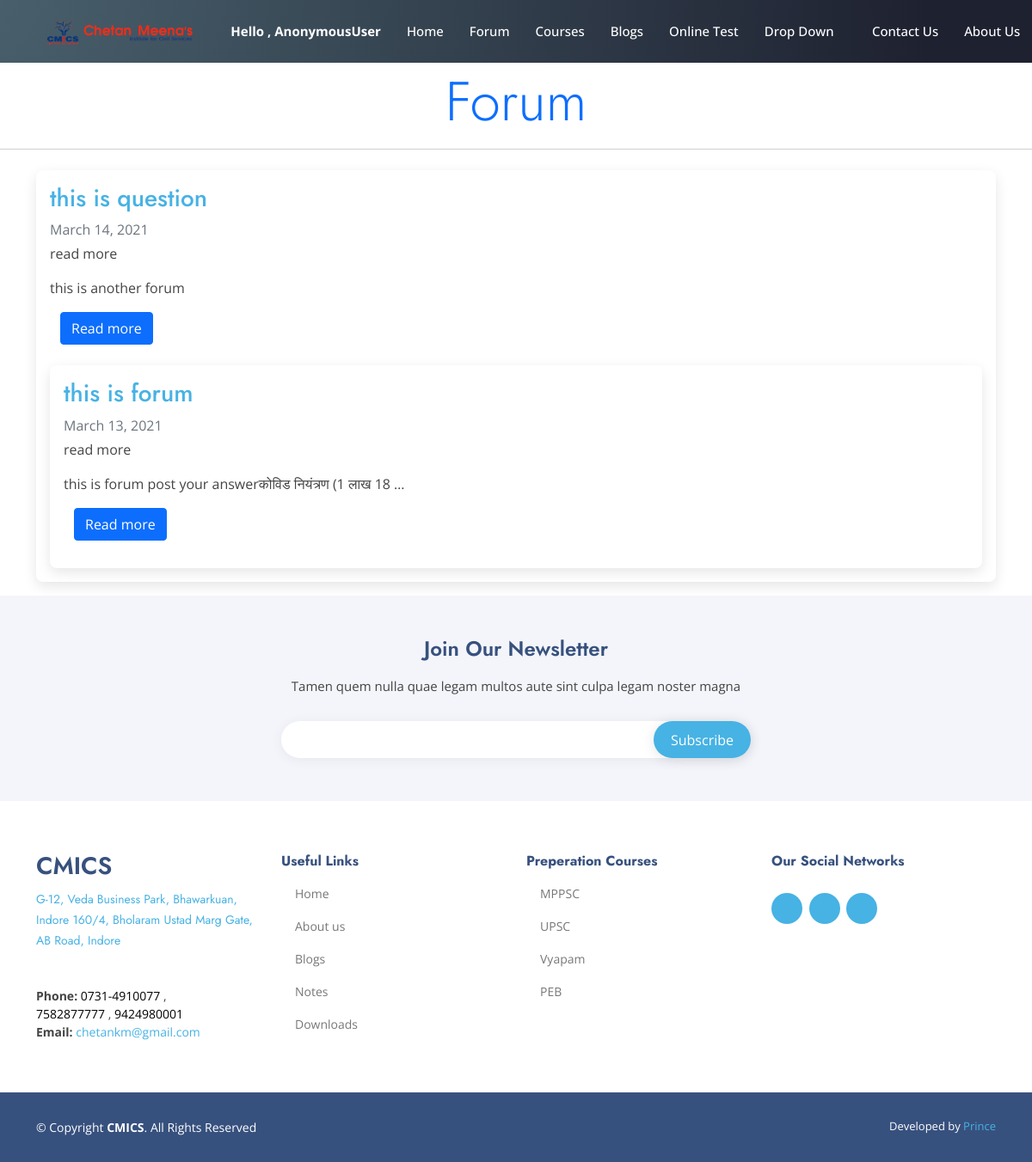
Page /forum on the earlier database version.
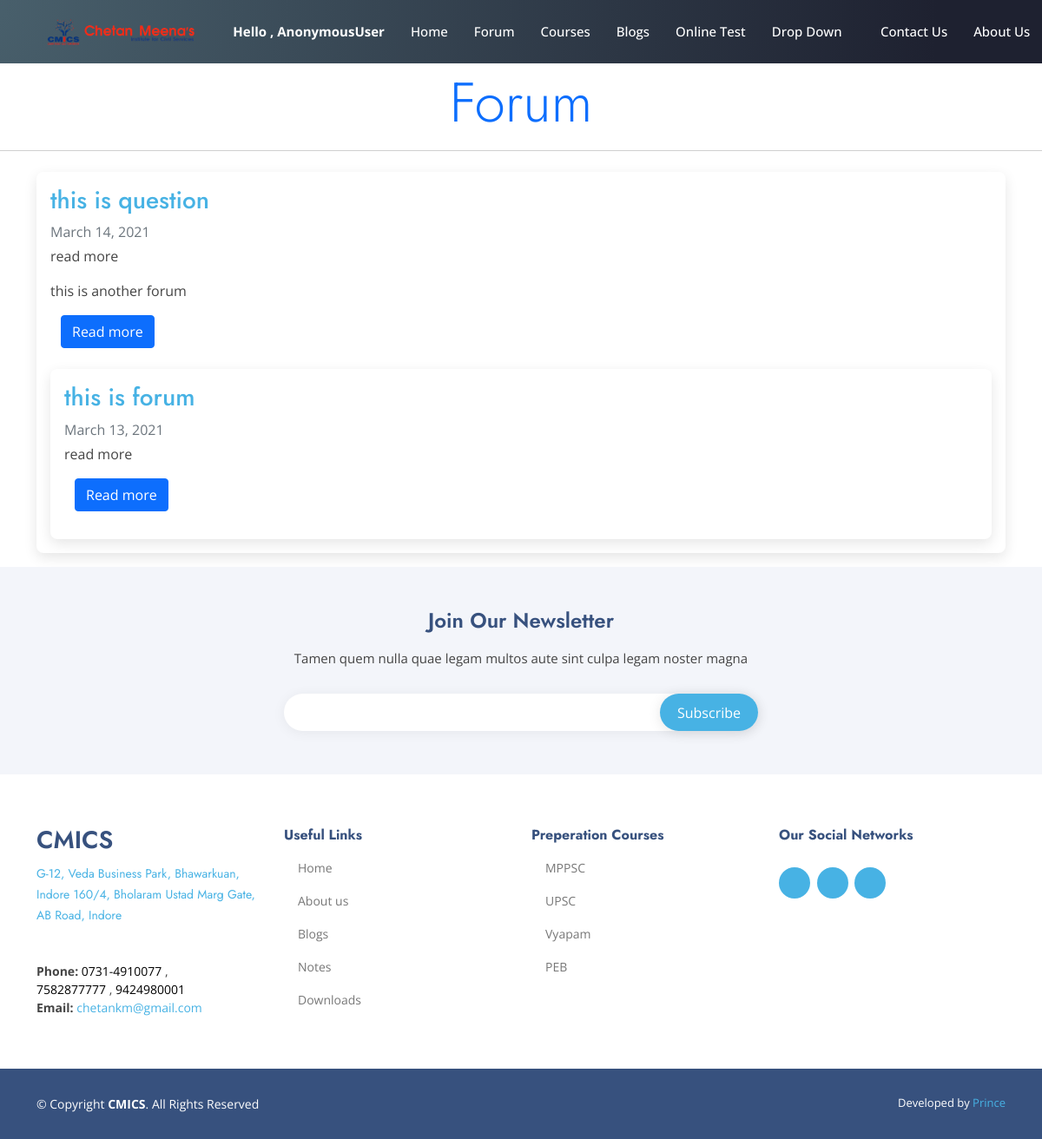
Same page on the later database version.
### blog/models.py (models this page shows, shortened)
class forum(models.Model):
    title = models.CharField(max_length=100)
    content = RichTextUploadingField(null=True,blank=True)
    pub_date = models.DateTimeField(auto_now_add=True,null=True)
    published = models.BooleanField(default=True)
    snippet = models.CharField(max_length=500,default="read more")

### blog/views.py (the view)
# urls.py: path('forum', forumView.as_view(),name='forum'),
class forumView(ListView):
    model = forum
    template_name = 'forum.html'
    ordering = ['-id']

### templates/forum.html (shortened to what this page needs)
{% extends "another.html" %}
{% load static %}
  {% block body%}
  <h1 class="display-3 text-center text-md-left" style="margin-top: 5rem;">
    <span class="text-primary">Forum</span>
    <hr class="my-3">
  </h1>
  <main class="container mt-4 mb-3">
    {% for forum in object_list %}
    <div class="jumbotron mt-4 p-3" style="background-color: rgb(255, 255, 255); border-radius:8px; box-shadow: 0 5px 15px rgba(0, 0, 0, .1);">
      <h3 class="display-8"><a href=""> {{forum.title}}</h3></a>
      <div class="mb-1 text-muted">{{forum.pub_date|date}}</div>
      {{forum.snippet}}
      <p>{{forum.content| safe|truncatewords:"10"|linebreaks }}</p>
      <div class="container">
        <p class="lead">
          <a href="{% url 'forum-detail' forum.pk %}" class="btn btn-primary">Read more</a>
        </p>
      </div>
      {%endfor%}
    </div>
    </div>
  </main>
  {% endblock body%}

Differences in the rows shown:
changed forum "this is forum": content "this is forum post your answerकोविड नियंत्रण (1 लाख 18 …" → (not shown)
